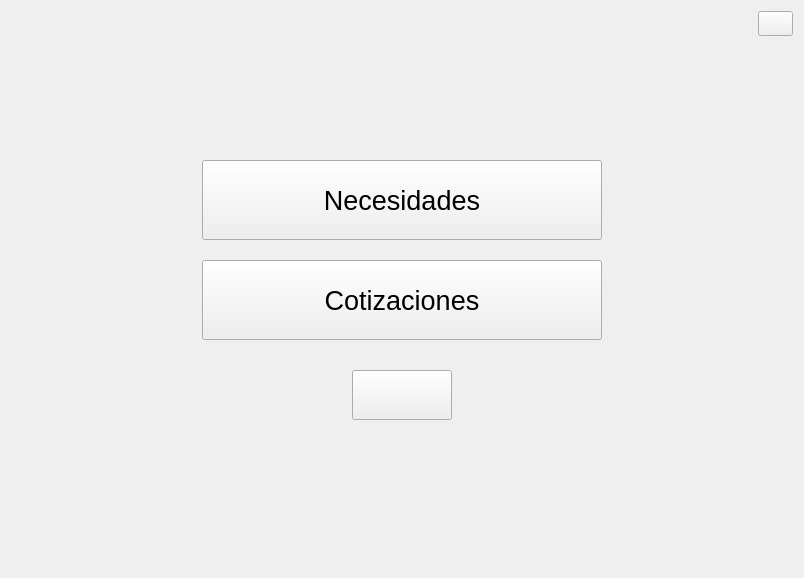
<?xml version="1.0" encoding="UTF-8"?>
<ui version="4.0">
 <class>Form</class>
 <widget class="QWidget" name="Form">
  <property name="geometry">
   <rect>
    <x>0</x>
    <y>0</y>
    <width>804</width>
    <height>578</height>
   </rect>
  </property>
  <property name="windowTitle">
   <string>Form</string>
  </property>
  <layout class="QVBoxLayout" name="verticalLayout" stretch="0,0,1,0,2">
   <item>
    <layout class="QHBoxLayout" name="horizontalLayout">
     <item>
      <spacer name="horizontalSpacer_5">
       <property name="orientation">
        <enum>Qt::Horizontal</enum>
       </property>
       <property name="sizeHint" stdset="0">
        <size>
         <width>40</width>
         <height>20</height>
        </size>
       </property>
      </spacer>
     </item>
     <item>
      <widget class="QToolButton" name="buttonLanguage">
       <property name="minimumSize">
        <size>
         <width>35</width>
         <height>25</height>
        </size>
       </property>
       <property name="maximumSize">
        <size>
         <width>35</width>
         <height>25</height>
        </size>
       </property>
       <property name="text">
        <string/>
       </property>
       <property name="popupMode">
        <enum>QToolButton::InstantPopup</enum>
       </property>
       <property name="toolButtonStyle">
        <enum>Qt::ToolButtonIconOnly</enum>
       </property>
       <property name="autoRaise">
        <bool>false</bool>
       </property>
       <property name="arrowType">
        <enum>Qt::NoArrow</enum>
       </property>
      </widget>
     </item>
    </layout>
   </item>
   <item>
    <widget class="QLabel" name="labelTitle">
     <property name="font">
      <font>
       <pointsize>25</pointsize>
      </font>
     </property>
     <property name="text">
      <string/>
     </property>
     <property name="alignment">
      <set>Qt::AlignCenter</set>
     </property>
    </widget>
   </item>
   <item>
    <spacer name="verticalSpacer_2">
     <property name="orientation">
      <enum>Qt::Vertical</enum>
     </property>
     <property name="sizeHint" stdset="0">
      <size>
       <width>20</width>
       <height>40</height>
      </size>
     </property>
    </spacer>
   </item>
   <item>
    <layout class="QHBoxLayout" name="horizontalLayout_2">
     <item>
      <spacer name="horizontalSpacer_3">
       <property name="orientation">
        <enum>Qt::Horizontal</enum>
       </property>
       <property name="sizeHint" stdset="0">
        <size>
         <width>40</width>
         <height>20</height>
        </size>
       </property>
      </spacer>
     </item>
     <item>
      <layout class="QVBoxLayout" name="verticalLayout_2">
       <property name="spacing">
        <number>30</number>
       </property>
       <item>
        <layout class="QVBoxLayout" name="verticalLayout_3">
         <property name="spacing">
          <number>20</number>
         </property>
         <item>
          <widget class="QPushButton" name="buttonNeeds">
           <property name="minimumSize">
            <size>
             <width>400</width>
             <height>80</height>
            </size>
           </property>
           <property name="font">
            <font>
             <pointsize>20</pointsize>
            </font>
           </property>
           <property name="text">
            <string>Necesidades</string>
           </property>
           <property name="autoDefault">
            <bool>true</bool>
           </property>
          </widget>
         </item>
         <item>
          <widget class="QPushButton" name="buttonQuotations">
           <property name="minimumSize">
            <size>
             <width>400</width>
             <height>80</height>
            </size>
           </property>
           <property name="font">
            <font>
             <pointsize>20</pointsize>
            </font>
           </property>
           <property name="text">
            <string>Cotizaciones</string>
           </property>
           <property name="autoDefault">
            <bool>true</bool>
           </property>
          </widget>
         </item>
        </layout>
       </item>
       <item>
        <layout class="QHBoxLayout" name="horizontalLayout_3">
         <item>
          <spacer name="horizontalSpacer">
           <property name="orientation">
            <enum>Qt::Horizontal</enum>
           </property>
           <property name="sizeHint" stdset="0">
            <size>
             <width>40</width>
             <height>20</height>
            </size>
           </property>
          </spacer>
         </item>
         <item>
          <widget class="QPushButton" name="buttonDatabase">
           <property name="minimumSize">
            <size>
             <width>100</width>
             <height>50</height>
            </size>
           </property>
           <property name="font">
            <font>
             <pointsize>20</pointsize>
            </font>
           </property>
           <property name="text">
            <string/>
           </property>
           <property name="autoDefault">
            <bool>true</bool>
           </property>
          </widget>
         </item>
         <item>
          <spacer name="horizontalSpacer_4">
           <property name="orientation">
            <enum>Qt::Horizontal</enum>
           </property>
           <property name="sizeHint" stdset="0">
            <size>
             <width>40</width>
             <height>20</height>
            </size>
           </property>
          </spacer>
         </item>
        </layout>
       </item>
      </layout>
     </item>
     <item>
      <spacer name="horizontalSpacer_2">
       <property name="orientation">
        <enum>Qt::Horizontal</enum>
       </property>
       <property name="sizeHint" stdset="0">
        <size>
         <width>40</width>
         <height>20</height>
        </size>
       </property>
      </spacer>
     </item>
    </layout>
   </item>
   <item>
    <spacer name="verticalSpacer_3">
     <property name="orientation">
      <enum>Qt::Vertical</enum>
     </property>
     <property name="sizeHint" stdset="0">
      <size>
       <width>20</width>
       <height>40</height>
      </size>
     </property>
    </spacer>
   </item>
  </layout>
 </widget>
 <resources/>
 <connections/>
</ui>
